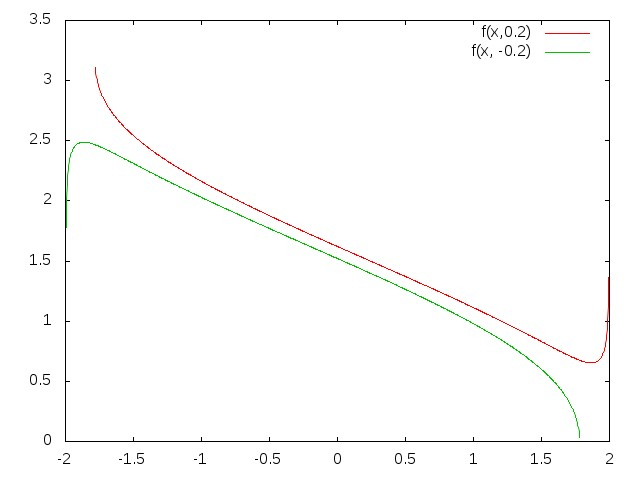

gnuplot code for this plot:
set terminal jpeg
set output 'area.jpg'

tt = 1.

f(omega,epsilon2) = acos(1./2/tt*(omega - epsilon2/sqrt(4*tt**2 - omega**2)))
#set parametric
#set dummy t
#set xrange [0:pi]
#set yrange [-2*tt:2*tt]
#set trange [-2*tt:2*tt]
#plot f(t, 0.2), t title '0.01', f(t, -0.2), t title '-0.1'


set xrange [-2*tt:2*tt]
set samples 1000
plot f(x,0.2), f(x, -0.2)
